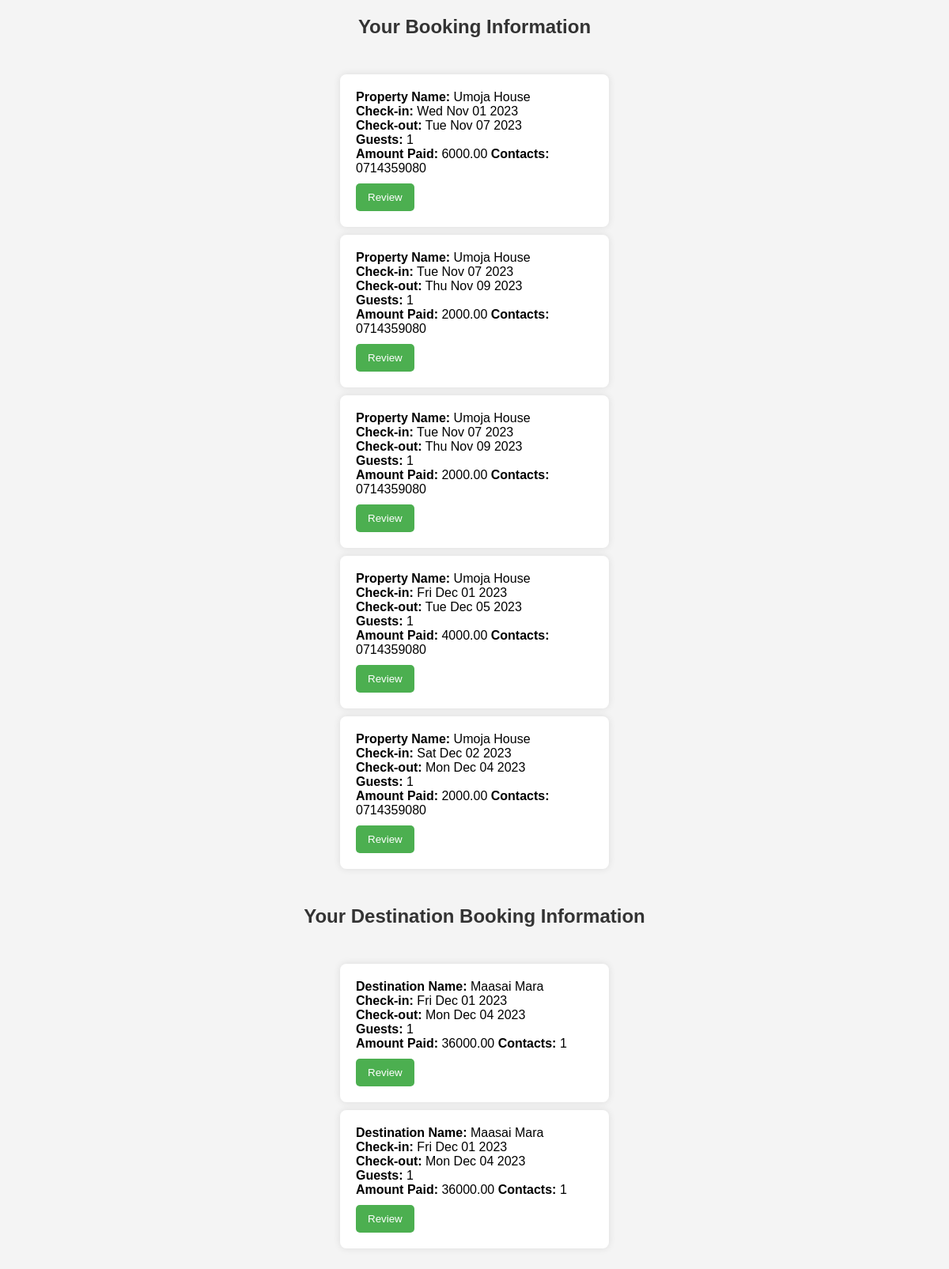
The page /mybookings/ (signed in) on the database its author committed.
### tables this page shows
CREATE TABLE bookings (
            id INTEGER PRIMARY KEY,
            guest_name TEXT NOT NULL,
            property_id INTEGER,
            property_name TEXT NOT NULL,
            check_in DATE NOT NULL,
            check_out DATE NOT NULL,
            guests INTEGER NOT NULL,
            amount VARCHAR NOT NULL,
            user_id INTEGER NOT NULL,
            contacts TEXT NOT NULL,
            property_type TEXT NOT NULL,
            FOREIGN KEY (property_type) REFERENCES properties(property_type),
            FOREIGN KEY (user_id) REFERENCES users(id),
            FOREIGN KEY (property_id) REFERENCES properties (id)
        );

CREATE TABLE destination_bookings (
            id INTEGER PRIMARY KEY,
            destination_name TEXT NOT NULL,
            guest_name TEXT NOT NULL,
            destination_booking_id INTEGER NOT NULL,
            check_in DATE NOT NULL,
            check_out DATE NOT NULL,
            guests INTEGER NOT NULL,
            amount VARCHAR NOT NULL,
            user_id INTEGER NOT NULL,
            contacts TEXT NOT NULL,
            Type TEXT NOT NULL,
            FOREIGN KEY (Type) REFERENCES destinations (Type),
            FOREIGN KEY (user_id) REFERENCES users(id),
            FOREIGN KEY (destination_booking_id) REFERENCES destinations (id)
        );

### app.py (the view)
@app.route('/mybookings/')
def user_bookings():
    if 'user_id' not in session:
        return redirect(url_for('login', next=request.url))
    user_id = session['user_id']
    try:
        with sqlite3.connect('users.db') as connection:
            cursor = connection.cursor()
            cursor.execute("SELECT * FROM bookings WHERE user_id = ?", (user_id,))
            bookings = cursor.fetchall()
            cursor.execute("SELECT * FROM destination_bookings WHERE user_id = ?", (user_id,))
            destination_bookings = cursor.fetchall()
        return render_template('Booking.html', bookings=bookings, destination_bookings=destination_bookings)
    except Exception as e:
        return render_template('error.html', error=str(e))

### templates/Booking.html (shortened to what this page needs)
<!DOCTYPE html>
<html lang="en">
<head>
</head>
<body>
    <h2>Your Booking Information</h2>
    <div class="bookings-container">
        <ul>
            {% if bookings %}
                {% for booking in bookings %}
                    <li>
                        <div class="bookings">
                            <strong>Property Name:</strong> {{ booking[3] }}<br>
                            <strong>Check-in:</strong> {{ booking[4] }}<br>
                            <strong>Check-out:</strong> {{ booking[5] }}<br>
                            <strong>Guests:</strong> {{ booking[6] }}<br>
                            <strong>Amount Paid:</strong> {{ booking[7] }}
                            <strong>Contacts:</strong> {{ booking[9] }}
                            <button class="review-button" onclick="window.location.href='{{ url_for('review', booking_id=booking[0]) }}';">Review</button>
                        </div>
                    </li>
                {% endfor %}
            {% else %}
                <p class="no-booking">No Stays bookings found.</p>
            {% endif %}
        </ul>
    </div>
    <h2>Your Destination Booking Information</h2>
    <div class="bookings-container">
        <ul>
            {% if destination_bookings %}
                {% for destination_booking in destination_bookings %}
                    <li>
                        <div class="bookings">
                            <strong>Destination Name:</strong> {{ destination_booking[1] }}<br>
                            <strong>Check-in:</strong> {{ destination_booking[4] }}<br>
                            <strong>Check-out:</strong> {{ destination_booking[5] }}<br>
                            <strong>Guests:</strong> {{ destination_booking[6] }}<br>
                            <strong>Amount Paid:</strong> {{ destination_booking[7] }}
                            <strong>Contacts:</strong> {{destination_booking[8]}}
                            <button class="review-button" onclick="window.location.href='{{ url_for('destinationreview', destination_id=destination_booking[0]) }}';">Review</button>
                        </div>
                    </li>
                {% endfor %}
            {% else %}
                <p class="no-booking">No destination bookings found.</p>
            {% endif %}
        </ul>
    </div>
</body>
</html>

### templates/Booking.html (style rules this page uses)
body { font-family: 'Arial', sans-serif; background-color: #f4f4f4; margin: 0; padding: 0; display: flex; flex-direction: column; align-items: center; height: 100vh; }
h2 { text-align: center; color: #333; margin-bottom: 20px; }
.bookings-container { display: flex; flex-wrap: wrap; justify-content: center; }
.bookings { background-color: #fff; box-shadow: 0 0 10px rgba(0, 0, 0, 0.1); padding: 20px; margin: 10px; border-radius: 8px; width: 300px; text-align: left; }
ul { list-style: none; padding: 0; }
li { margin-bottom: 10px; }
.review-button { display: block; margin-top: 10px; background-color: #4CAF50; color: white; padding: 10px 15px; border: none; border-radius: 5px; cursor: pointer; }

### rows shown on the page
bookings: property_name "Umoja House", check_in "Wed Nov 01 2023", check_out "Tue Nov 07 2023", guests "1", amount "6000.00", contacts "0714359080"
bookings: property_name "Umoja House", check_in "Tue Nov 07 2023", check_out "Thu Nov 09 2023", guests "1", amount "2000.00", contacts "0714359080"
bookings: property_name "Umoja House", check_in "Tue Nov 07 2023", check_out "Thu Nov 09 2023", guests "1", amount "2000.00", contacts "0714359080"
bookings: property_name "Umoja House", check_in "Fri Dec 01 2023", check_out "Tue Dec 05 2023", guests "1", amount "4000.00", contacts "0714359080"
bookings: property_name "Umoja House", check_in "Sat Dec 02 2023", check_out "Mon Dec 04 2023", guests "1", amount "2000.00", contacts "0714359080"
destination_bookings: destination_name "Maasai Mara", check_in "Fri Dec 01 2023", check_out "Mon Dec 04 2023", guests "1", amount "36000.00", user "1"
destination_bookings: destination_name "Maasai Mara", check_in "Fri Dec 01 2023", check_out "Mon Dec 04 2023", guests "1", amount "36000.00", user "1"
